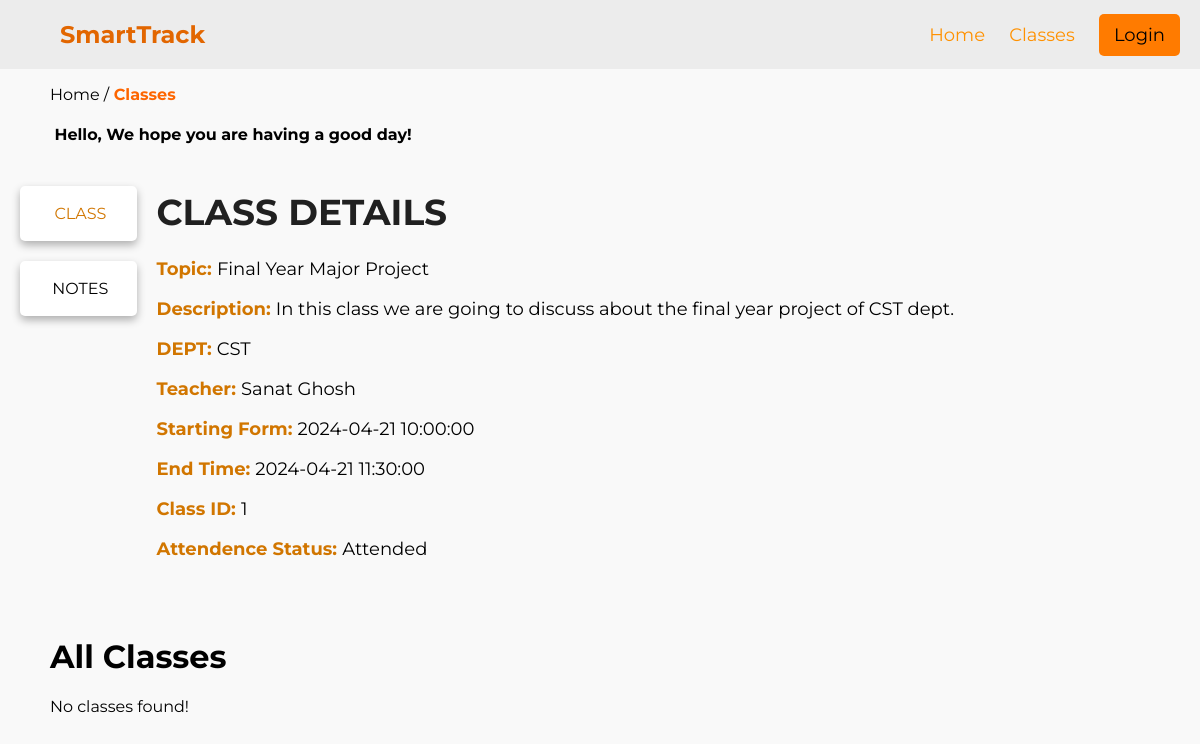
Screenshot of /website/class.php?id=1 with the database file from the repository.
### tables this page shows
CREATE TABLE `classes` (
  `id` int NOT NULL,
  `topic` varchar(255) NOT NULL,
  `teacher` varchar(255) NOT NULL,
  `description` text NOT NULL,
  `DEPT` varchar(25) NOT NULL,
  `start_time` datetime NOT NULL DEFAULT CURRENT_TIMESTAMP,
  `end_time` datetime NOT NULL,
  `notes` longtext
);

### website/class.php (the view, shortened to what this page needs)
<?php
if ($_SERVER["REQUEST_METHOD"] == 'GET') {
    $class_id = $_GET['id'];
} if(!$class_id){
    header("Location: ./index.php");
}
include './connection-files/db_classes_conn.php';
$sql = "SELECT * FROM classes where id = $class_id";
$result = mysqli_query($conn, $sql);
if (mysqli_num_rows($result) > 0) {
    while ($row = mysqli_fetch_assoc($result)) {
        $name = $row['topic'];
        $desc = $row['description'];
        $dept = $row['DEPT'];
        $teach = $row['teacher'];
        $t_start = $row['start_time'];
        $t_end = $row['end_time'];
    }
}
?>
<!DOCTYPE html>
<html lang="en">
<head>
    <link rel="stylesheet" href="./css/class.css">
    <link rel="stylesheet" href="https://site-assets.fontawesome.com/releases/v6.5.1/css/all.css">
</head>
<body>
<header>
        <div class="nav">
            <h1> <a href="./index.php" style="text-decoration: none;">SmartTrack</a></h1>
            <div class="nav-items">
                <ul>
                    <li><a href="./index.php">Home</a></li>
                    <li><a href="#classes">Classes</a></li>
                    <?php
                    if(!isset($_COOKIE['user_email']) || !isset($_COOKIE['user_password'])) {
                        echo '<li><a href="./login.php" id="btn-profile">Login</a></li>';
                    }else{
                        echo '<li><a href="./profile.php" id="btn-profile">Profile</a></li>';
                    }
                    ?>
                </ul>
                </div>
            </div>
    </header>
    <div class="page-name">
            <p>Home /<span> Classes</span></p>
        </div>
    <div class="greeting">
            <h4><i class="fa-solid fa-sun-cloud"></i> Hello, We hope you are having a good day!</h4>
        </div>
    <div class="main-content">
    <div class="cols-warper">
    <div class="column">
        <div class="col1-items">
            <p class="classes-btn"><i class="fa-solid fa-screen-users"></i></i> CLASS</p>
        </div>
        <div class="col1-items">
            <p class="notes-btn"><i class="fa-solid fa-notes"></i> NOTES</p>
        </div>
    </div>
    <div class="column">
        <div class="col2-items">
            <div class="class-dtls" id="classes">
            <h1>CLASS DETAILS</h1>
            <p></p><span>Topic: </span><?php echo $name ?></p>
            <p></p><span>Description: </span><?php echo $desc ?></p>
            <p></p><span>DEPT: </span><?php echo $dept ?></p>
            <p></p><span>Teacher: </span><?php echo $teach ?></p>
            <p></p><span>Starting Form: </span><?php echo $t_start ?></p>
            <p></p><span>End Time: </span><?php echo $t_end ?></p>
            <p></p><span>Class ID: </span><?php echo $class_id ?></p>
            <p></p><span>Attendence Status: </span>Attended</p>
            </div>
        </div>
    </div>
</div>
    </div>
    <div class="all-classes">
        <h1>All Classes</h1>
        <?php
include './connection-files/db_classes_conn.php';
$sql = "SELECT * FROM classes WHERE  DEPT = '$dept' And id != $class_id ";
$result = mysqli_query($conn, $sql);
if (mysqli_num_rows($result) > 0) {
    while ($row = mysqli_fetch_assoc($result)) {
        echo '<a href="class.php?id=' . $row['id'] . '" class="card">';
        echo '<p><span>'. $row['topic'] . '</span> </p>';
        echo '<p><span>DEPT:</span> ' . $row['DEPT'] . '</p>';
        echo '</a>';
    }
} else {
    echo '<p>No classes found!</p>';
}
?>
    </div>
</body>
</html>

### website/css/class.css (style rules this page uses)
body { font-family: "Montserrat", sans-serif; overflow-x: hidden; background-color: #f9f9f9; padding: 0; margin: 0; }
header { background-color: #ececec; color: #ff8800; padding: 20px; text-align: center; }
.nav { display: flex; justify-content: space-between; align-items: center; color: #e26600; }
.nav h1 { margin: 0; font-size: 24px; font-weight: bold; padding-left: 40px; color: #e26600; }
.nav a { color: #e26600; }
.nav-items ul { list-style-type: none; padding: 0; margin: 0; }
.nav-items ul li { display: inline-block; margin-right: 20px; font-size: 18px; }
.nav-items a { color: #ff9100; text-decoration: none; }
.nav-items ul li:last-child { margin-right: 0; }
#btn-profile { background-color: #ff7b00; color: #000000; padding: 10px 15px 10px 15px; border-radius: 5px; }
.main-content { display: flex; justify-content: center; align-items: center; width: 100%; }
.cols-warper { display: flex; flex-wrap: wrap; max-width: 1600px; width: 100%; margin: 0 auto; }
.column { flex: 1; box-sizing: border-box; }
.column:nth-child(1) { flex: 0.3; }
.column:nth-child(2) { flex: 2; }
.column { border: 1px solid none; height: 450px; }
.greeting { padding-left: 50px; }
.page-name { padding-left: 50px; }
.page-name span { color: #fd6500; font-weight: bolder; }
.col1-items { background-color: #fff; border-radius: 5px; box-shadow: 0 4px 8px rgba(0, 0, 0, 0.3); margin: 20px; cursor: pointer; text-align: center; padding: 2px 20px 2px 20px; margin-bottom: 8px; }
.col2-items h1 { color: #202020; }
.col2-items { font-size: 18px; }
.col2-items span { font-weight: bolder; color: #d17600; }
.btn-active { color: #d17600; }
.all-classes { padding-left: 50px; }

### rows the page displays
classes: topic "Final Year Major Project", description "In this class we are going to discuss about the final year project of CST dept.", DEPT "CST", teacher "Sanat Ghosh", start_time "2024-04-21 10:00:00", end_time "2024-04-21 11:30:00"

### other values shown
$class_id "1"
